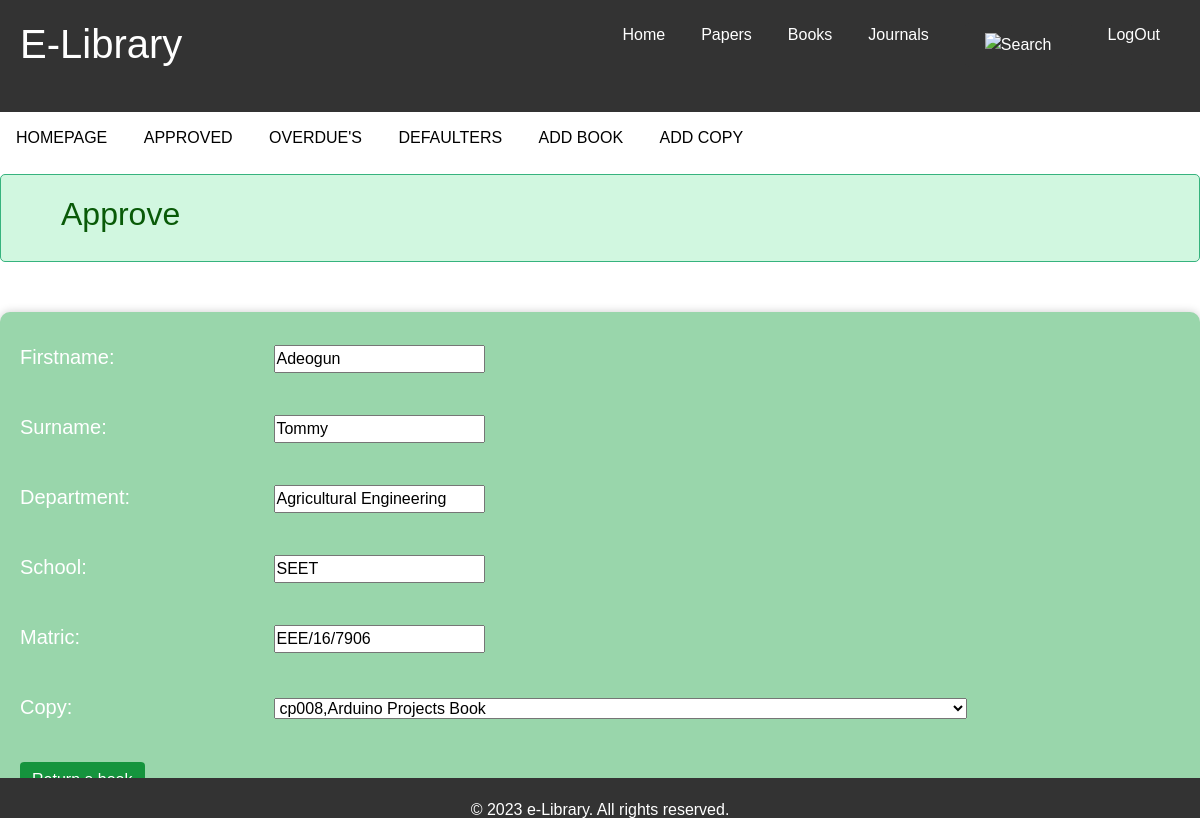
Before: /approve/2 (signed in) with the older database file.
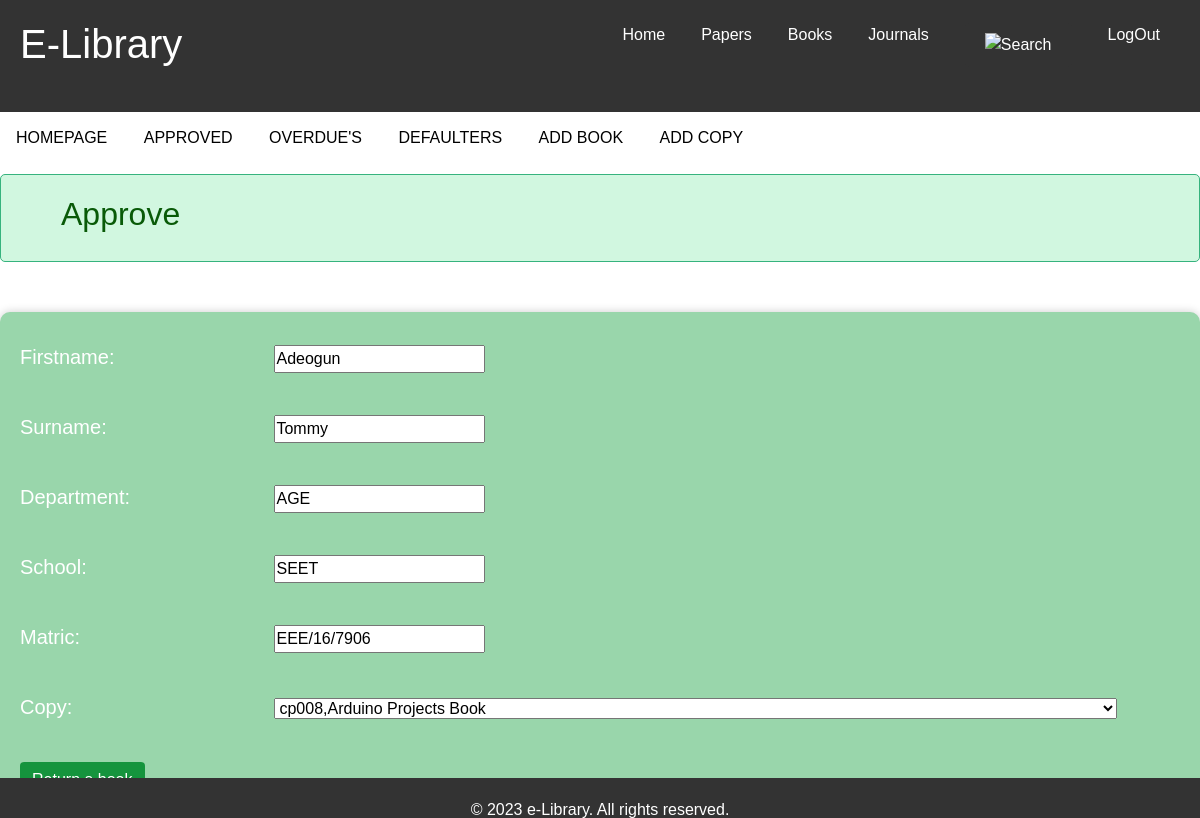
After: the same page with the newer database file.
### libraryhelper/models.py (models this page shows, shortened)
class Loan(models.Model):
        copy = models.ForeignKey(Copy, on_delete=models.CASCADE)
        matric = models.CharField(max_length=100)
        firstname = models.CharField(max_length=100)
        surname = models.CharField(max_length=100)
        department = models.CharField(max_length=100)
        school = models.CharField(max_length=100)
        dateloaned = models.DateTimeField(auto_now_add=True)
        returndate = models.DateTimeField(blank=True,null=True)
        expectedreturndate = models.DateTimeField(datetime.now()+timedelta(days=7))
        overlappeddate = models.IntegerField(blank=True)

### libraryhelper/views.py (the view, shortened to what this page needs)
# urls.py: path('approve/<int:approve_pk>', views.approvestudent, name="approvestudent"),
@login_required
def approvestudent(request,approve_pk):
    admin = Liberian.objects.get(user=request.user)
    if request.method == 'GET':
        todo = get_object_or_404(Loan, pk=approve_pk)
        form = LoanForm(instance=todo)
        return render(request, 'libraryhelper/approvee.html',{'admin':admin,'todo':todo,'form':form})

### libraryhelper/forms.py
class LoanForm(ModelForm):
    class Meta:
        model = Loan
        fields = ['firstname', 'surname', 'department','school','matric','copy']

### libraryhelper/models.py (called while the page is built)
    def __str__(self):
        return (self.booktitle)

    def __str__(self):
        return f"{self.copyname},{self.book}"

### libraryhelper/templates/libraryhelper/approvee.html (shortened to what this page needs)
{% extends "libraryhelper/home.html" %}
{% load static %}
{% block customcss %}
<link rel="stylesheet" type="text/css" href="{% static 'CSS/homepage.css' %}">
<link rel="stylesheet" type="text/css" href="{% static 'CSS/approvecopy.css' %}">
{% endblock %}
{% block slider %}
<nav class="home">
    <ul class="homeul">
        <li class="homeli"><a href="{% url 'home' %}">HOMEPAGE</a></li>
        <li class="homeli"><a href="{% url 'approve' %}">APPROVED</a></li>
        <li class="homeli"><a href="{% url 'overdue' %}">OVERDUE'S</a></li>
        <li class="homeli"><a href="{% url 'defaulters' %}">DEFAULTERS</a></li>
        <li class="homeli"><a href="{% url 'addbook' %}">ADD BOOK</a></li>
        <li class="homeli"><a href="{% url 'addcopy' %}">ADD COPY</a></li>
    </ul>
</nav>
<div class="alert">
    <h2>Approve</h2>
</div>
<form method="POST">
    {{form.as_p}}
    <button type="submit" name="approve">Return a book</button>
</form>
{% endblock %}

Changed rows visible on the page:
changed Loan "Adeogun": department "Agricultural Engineering" → "AGE"
